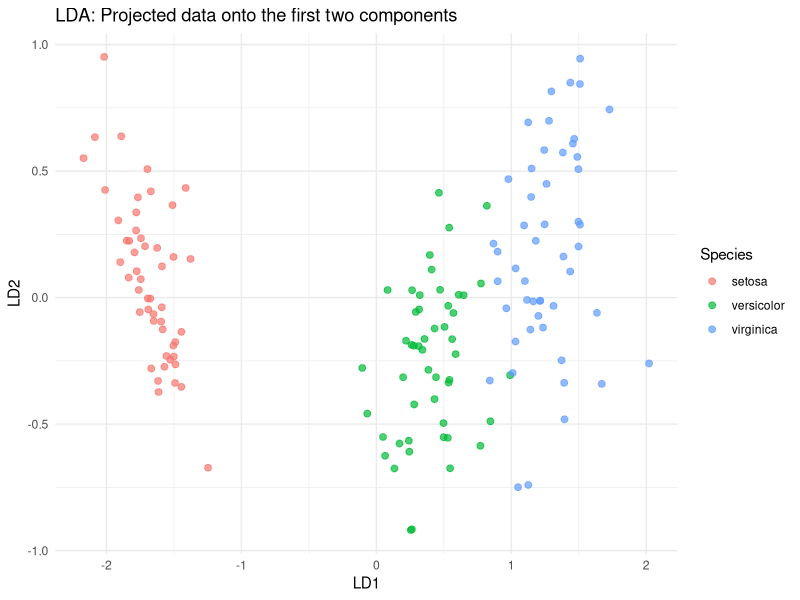

The R script that drew this image:
library(MASS)
library(ggplot2)

# Define LDA functions
within_class_scatter_matrix <- function(X, y) {
  class_labels <- unique(y)
  n_features <- ncol(X)
  S_W <- matrix(0, n_features, n_features)

  for (class_id in class_labels) {
    X_class <- X[y == class_id, , drop = FALSE]
    mean_vec <- colMeans(X_class)
    class_sc_mat <- matrix(0, n_features, n_features)
    for (i in 1:nrow(X_class)) {
      row <- as.matrix(X_class[i, ])
      mv <- as.matrix(mean_vec)
      diff <- row - mv
      class_sc_mat <- class_sc_mat + diff %*% t(diff)
    }
    S_W <- S_W + class_sc_mat
  }
  return(S_W)
}

between_class_scatter_matrix <- function(X, y) {
  class_labels <- unique(y)
  n_features <- ncol(X)
  overall_mean <- colMeans(X)
  S_B <- matrix(0, n_features, n_features)

  for (class_id in class_labels) {
    X_class <- X[y == class_id, , drop = FALSE]
    mean_vec <- colMeans(X_class)
    n <- nrow(X_class)
    mean_diff <- as.matrix(mean_vec - overall_mean)
    S_B <- S_B + n * (mean_diff %*% t(mean_diff))
  }
  return(S_B)
}

fit_lda <- function(X, y, n_components) {
  S_W <- within_class_scatter_matrix(X, y)
  S_B <- between_class_scatter_matrix(X, y)

  # Solve the generalized eigenvalue problem
  eig <- eigen(solve(S_W) %*% S_B)
  eig_vals <- eig$values
  eig_vecs <- eig$vectors

  # Sort eigenvectors by eigenvalues in descending order
  eig_pairs <- lapply(1:length(eig_vals), function(i) list(value = abs(eig_vals[i]), vector = eig_vecs[, i]))
  eig_pairs <- eig_pairs[order(sapply(eig_pairs, function(x) -x$value))]

  # Form the transformation matrix W
  W <- do.call(cbind, lapply(1:n_components, function(i) eig_pairs[[i]]$vector))

  return(W)
}

transform_lda <- function(X, W) {
  return(X %*% W)
}

# Load data
data(iris)
X <- as.matrix(iris[, 1:4])
y <- as.numeric(iris$Species)
X_normalized <- scale(X)

# Fit LDA and transform data
n_components <- 2
W <- fit_lda(X_normalized, y, n_components)
X_lda <- transform_lda(X_normalized, W)

# Prepare data for plotting
lda_df <- data.frame(
  LD1 = X_lda[, 1],
  LD2 = X_lda[, 2], # Placeholder for second dimension (now replaced with actual LD2 values)
  Species = iris$Species
)

# Plot the transformed data
plot <- ggplot(lda_df, aes(x = LD1, y = LD2, color = Species)) +
  geom_point(size = 2, alpha = 0.7) +
  labs(
    title = "LDA: Projected data onto the first two components",
    x = "LD1",
    y = "LD2"
  ) +
  theme_minimal() +
  theme(
    panel.background = element_rect(fill = "white", color = NA),
    plot.background = element_rect(fill = "white", color = NA)
  )

print(plot)
